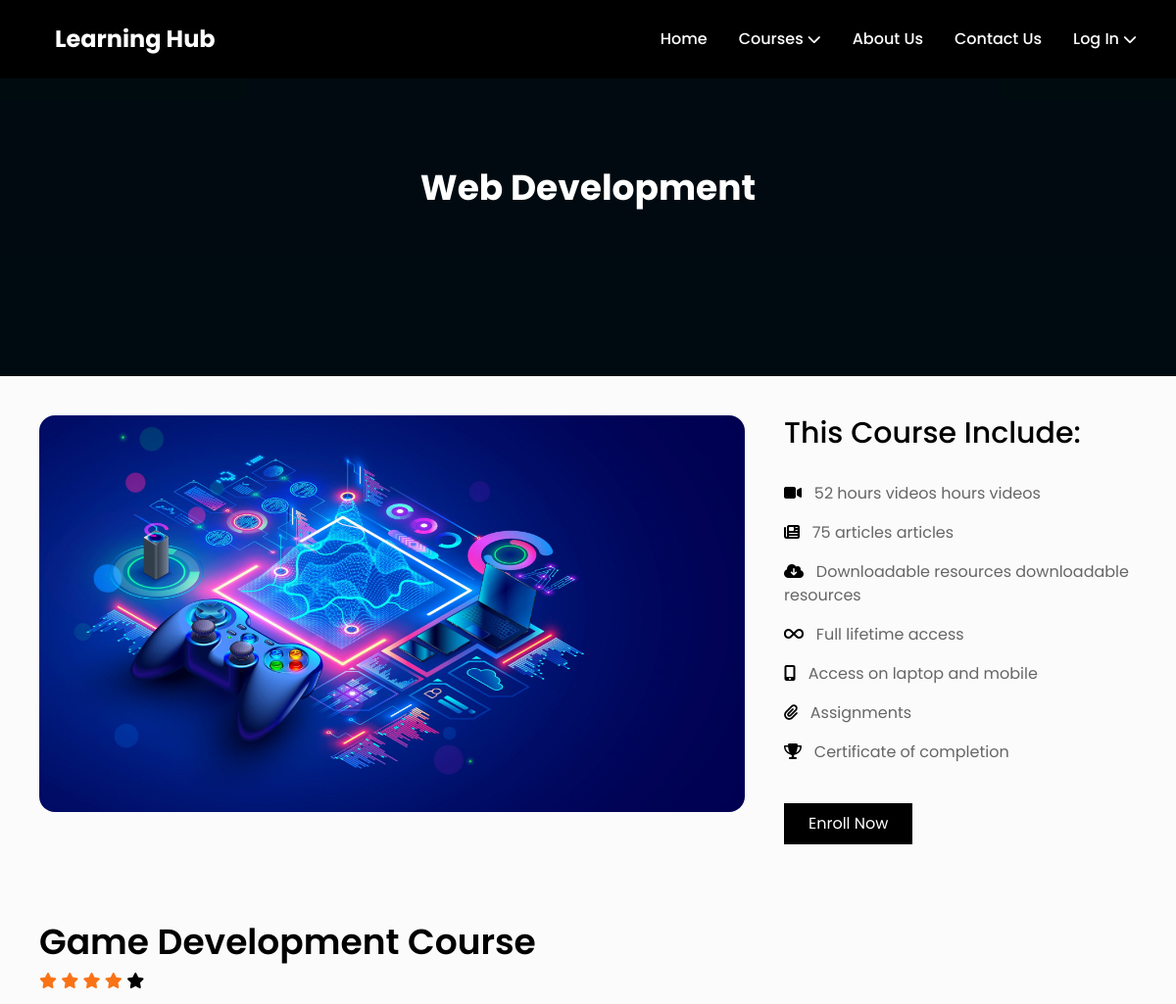
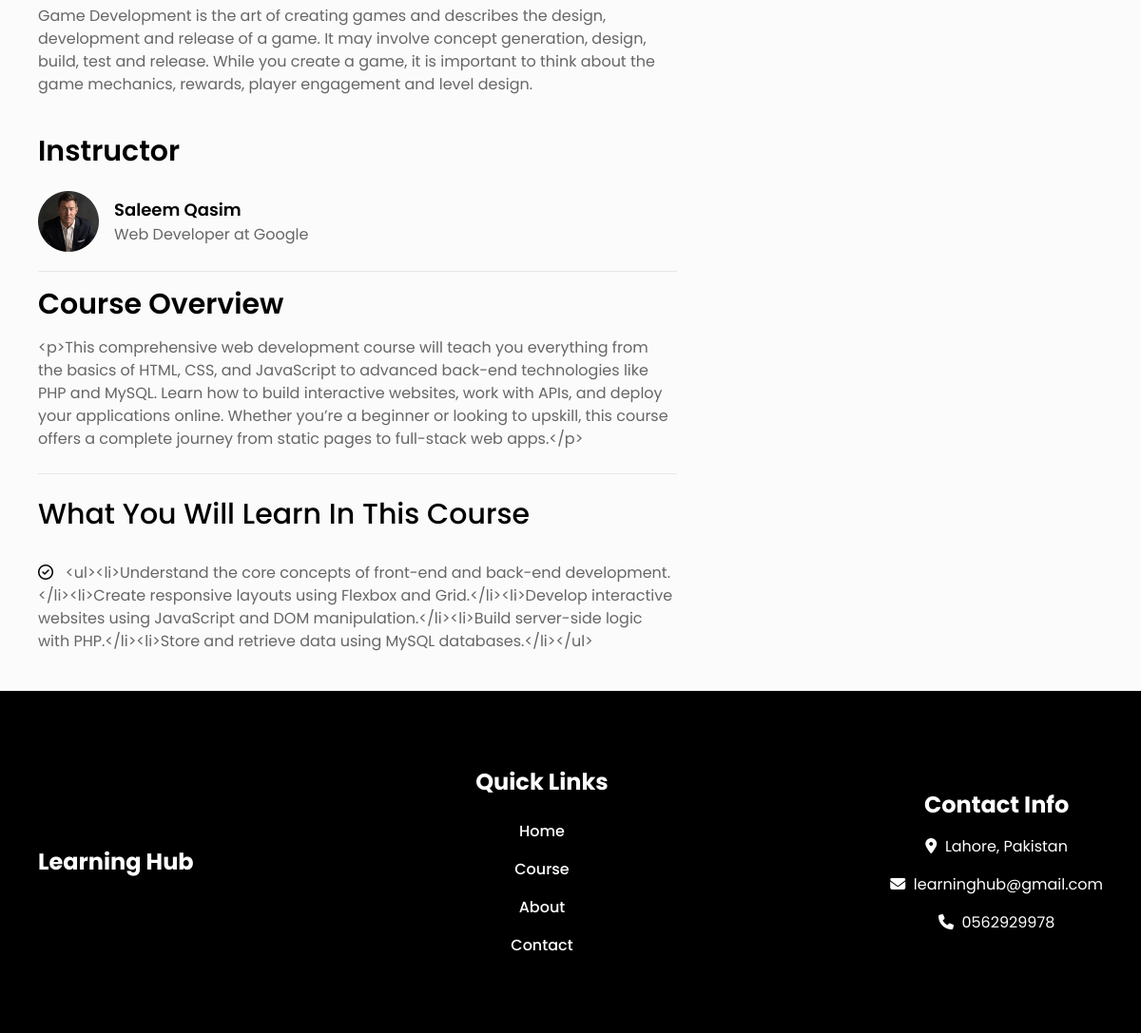
/game.php?id=1, run on the app's committed database (2 pictures, top to bottom).
### tables this page shows
CREATE TABLE `courses` (
  `id` int(11) NOT NULL,
  `title` varchar(255) DEFAULT NULL,
  `short_description` text DEFAULT NULL,
  `course_overview` longtext DEFAULT NULL,
  `instructor_name` varchar(255) DEFAULT NULL,
  `instructor_position` varchar(255) DEFAULT NULL,
  `hours_video` varchar(100) DEFAULT NULL,
  `articles` varchar(100) DEFAULT NULL,
  `downloadable_resources` varchar(100) DEFAULT NULL,
  `full_lifetime_access` varchar(100) DEFAULT NULL,
  `access_device` varchar(100) DEFAULT NULL,
  `assignments` varchar(100) DEFAULT NULL,
  `certificate` varchar(100) DEFAULT NULL,
  `what_you_learn` longtext DEFAULT NULL,
  `created_at` timestamp NOT NULL DEFAULT current_timestamp()
);

### game.php (the view, shortened to what this page needs)
<?php require_once "includes/header.php"; ?>
<?php
require_once "includes/db.php";
$id = (int) $_GET['id'];
$query = "SELECT * FROM courses WHERE id = $id";
$result = mysqli_query($conn, $query);
$course = mysqli_fetch_assoc($result);
?>
   <section class="h-96 bg-fixed bg-center bg-no-repeat bg-cover" style="background-image: url('./assets/images/gamebanner.webp')">
  <div class="h-96 flex items-center justify-center bg-black bg-opacity-80">
    <h1 class="md:text-4xl text-2xl font-bold text-white"><?= htmlspecialchars($course['title']) ?></h1>
  </div>
</section>
<section class="xl:py-20 py-10 xl:px-20 lg:px-10 px-5">
    <div class="flex flex-col lg:flex-row xl:gap-20 gap-10">
        <div class="lg:w-2/3 w-full">
            <img src="./assets/images/game.jpeg" class="rounded-2xl w-full" alt="">
        </div>
        <div class="lg:w-1/3 w-full">
            <div>
                 <h1 class="text-black xl:text-4xl md:text-3xl text-2xl font-medium">This Course Include:</h1>
                 <div class="pt-4">
                <p class="xl:text-lg text-base pt-4 text-[#666666]"><i class="fa-solid fa-video text-black"></i> &nbsp; <?= htmlspecialchars($course['hours_video']) ?> hours videos</p>
<p class="xl:text-lg text-base pt-4 text-[#666666]"><i class="fa-solid fa-newspaper text-black"></i> &nbsp; <?= htmlspecialchars($course['articles']) ?> articles</p>
<p class="xl:text-lg text-base pt-4 text-[#666666]"><i class="fa-solid fa-cloud-arrow-down text-black"></i> &nbsp; <?= htmlspecialchars($course['downloadable_resources']) ?> downloadable resources</p>
<p class="xl:text-lg text-base pt-4 text-[#666666]"><i class="fa-solid fa-infinity text-black"></i> &nbsp; <?= htmlspecialchars($course['full_lifetime_access']) ?></p>
<p class="xl:text-lg text-base pt-4 text-[#666666]"><i class="fa-solid fa-mobile-screen-button text-black"></i> &nbsp; <?= htmlspecialchars($course['access_device']) ?></p>
<p class="xl:text-lg text-base pt-4 text-[#666666]"><i class="fa-solid fa-paperclip text-black"></i> &nbsp; <?= htmlspecialchars($course['assignments']) ?></p>
<p class="xl:text-lg text-base pt-4 text-[#666666]"><i class="fa-solid fa-trophy text-black"></i> &nbsp; <?= htmlspecialchars($course['certificate']) ?></p>
                 </div>
                  <div class="pt-10">
          <a href="">
      <button class="bg-black py-2 px-6 text-white hover:bg-white hover:text-black border border-black">Enroll Now</button>
      </a>
    </div>
            </div>
        </div>
    </div>
</section>
<section class="xl:py-20 py-10 xl:px-20 lg:px-10 px-5 pb-4">
    <div class="lg:w-3/5 w-full">
    <div>
        <h1 class="text-black xl:text-5xl md:text-4xl text-2xl font-semibold pb-2">Game Development Course
</h1>
<span class="fa fa-star checked text-orange-500"></span>
<span class="fa fa-star checked text-orange-500"></span>
<span class="fa fa-star checked text-orange-500"></span>
<span class="fa fa-star text-orange-500"></span>
<span class="fa fa-star"></span>
<p class="2xl:text-lg text-base pt-4 text-[#666666] xl:leading-7 leading-6">Game Development is the art of creating games and describes the design, development and release of a game. It may involve concept generation, design, build, test and release. While you create a game, it is important to think about the game mechanics, rewards, player engagement and level design.</p>
    </div>
    <div class="pt-10">
        <h1 class="text-black xl:text-4xl md:text-3xl text-2xl font-semibold">Instructor</h1>
        <div class="flex items-center gap-4 pt-6">
            <img src="./assets/images/instractor.png" class="w-16" alt="">
            <div>
               <h2 class="text-black 2xl:text-xl text-lg font-semibold"><?= htmlspecialchars($course['instructor_name']) ?></h2>
<p class="text-base text-[#666666]"><?= htmlspecialchars($course['instructor_position']) ?></p>
            </div>
        </div>
    </div>
    <div class="pt-5">
    <hr>
    </div>
    </div>
</section>
<section class="xl:pb-20 pb-10 xl:px-20 lg:px-10 px-5">
    <div class="lg:w-3/5 w-full">
    <div>
        <h1 class="text-black xl:text-4xl md:text-3xl text-2xl font-semibold">Course Overview</h1>
    <p class="2xl:text-lg text-base pt-4 text-[#666666] xl:leading-7 leading-6">
    <?= nl2br(htmlspecialchars($course['course_overview'])) ?>
</p>
    </div>
    <div class="py-6">
    <hr>
    </div>
     <div>
                 <h1 class="text-black xl:text-4xl md:text-3xl text-2xl font-medium">What You Will Learn In This Course</h1>
                 <div class="pt-4">
                <?php
$learn_items = explode("\n", $course['what_you_learn']);
foreach ($learn_items as $item):
?>
    <p class="xl:text-lg text-base pt-4 text-[#666666]">
        <i class="far fa-check-circle text-black"></i> &nbsp; <?= htmlspecialchars($item) ?>
    </p>
<?php endforeach; ?>
                 </div>
            </div>
    </div>
</section>
<?php require_once "includes/footer.php"; ?>

### data on the page
courses: title "Web Development", hours_video "52 hours videos", articles "75 articles", downloadable_resources "Downloadable resources", full_lifetime_access "Full lifetime access", access_device "Access on laptop and mobile", assignments "Assignments", certificate "Certificate of completion", instructor_name "Saleem Qasim", instructor_position "Web Developer at Google", course_overview "<p>This comprehensive web development course will teach you everything from the basics of HTML, CSS, and JavaScript to advanced back-end technologies like PHP and MySQL. Learn how to build interactive websites, work with APIs, and deploy your applications online. Whether you’re a beginner or looking to upskill, this course offers a complete journey from static pages to full-stack web apps.</p>", what_you_learn "<ul><li>Understand the core concepts of front-end and back-end development.</li><li>Create responsive layouts using Flexbox and Grid.</li><li>Develop interactive websites using JavaScript and DOM manipulation.</li><li>Build server-side logic with PHP.</li><li>Store and retrieve data using MySQL databases.</li></ul>"
